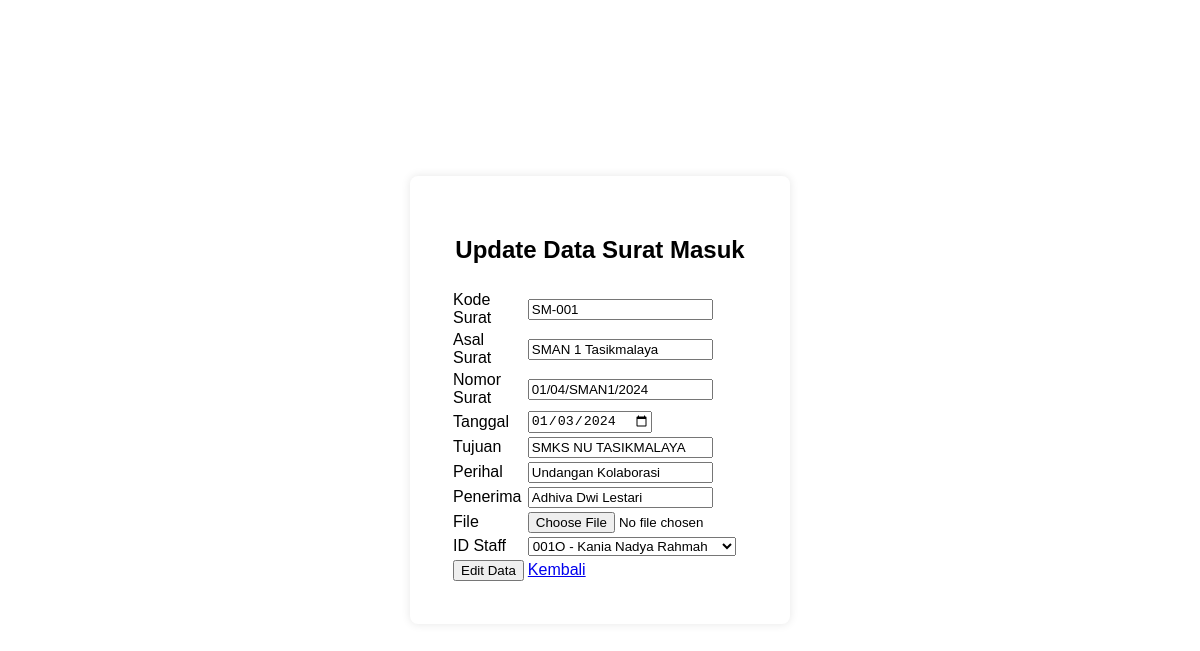
Screenshot of /ubah_masuk.php?id=1 with the database file from the repository.
### tables this page shows
CREATE TABLE `surat_masuk` (
  `id` int(5) NOT NULL,
  `kode_surat` varchar(20) NOT NULL,
  `asal_surat` varchar(50) NOT NULL,
  `nomor_surat` varchar(20) NOT NULL,
  `tanggal` date NOT NULL,
  `kepada` varchar(50) NOT NULL,
  `perihal` varchar(150) NOT NULL,
  `penerima` varchar(40) NOT NULL,
  `file` varchar(355) NOT NULL,
  `id_staff` varchar(50) NOT NULL
);

CREATE TABLE `pegawai` (
  `id` varchar(10) NOT NULL,
  `nuptk` varchar(20) NOT NULL,
  `nama` varchar(50) NOT NULL,
  `jk` varchar(15) NOT NULL,
  `alamat` varchar(50) NOT NULL,
  `jabatan` varchar(20) NOT NULL,
  `tmt` date NOT NULL
);

CREATE TABLE `user` (
  `id_staff` varchar(10) NOT NULL,
  `nuptk` varchar(15) NOT NULL,
  `username` varchar(20) NOT NULL,
  `password` varchar(10) NOT NULL,
  `level` varchar(30) NOT NULL
);

### ubah_masuk.php (the view, shortened to what this page needs)
<?php
require_once("koneksi.php");
$id = $_GET["id"];
$ambil = $db->query("SELECT * FROM surat_masuk WHERE id='$id'");
$data = $ambil->fetch_assoc();
?>
<!DOCTYPE html>
<html lang="en">
<head>
</head>
<body>
    <div class="login-container">
        <h2>Update Data Surat Masuk</h2>
        <table>
            <form action="" method="POST" enctype="multipart/form-data">
                <tr>
                    <td><label for="id"></label></td>
                    <td><input type="hidden" name="id" value="<?= $data['id']; ?>" required></td>
                </tr>
                <tr>
                    <td><label for="kode_surat">Kode Surat </label></td>
                    <td><input type="text" name="kode_surat" value="<?= $data['kode_surat']; ?>" required></td>
                </tr>
                <tr>
                    <td><label for="asal_surat">Asal Surat</label></td>
                    <td><input type="text" name="asal_surat" value="<?= $data['asal_surat']; ?>" required></td>
                </tr>
                <tr>
                    <td><label for="nomor_surat">Nomor Surat </label></td>
                    <td><input type="text" name="nomor_surat" value="<?= $data['nomor_surat']; ?>" required></td>
                </tr>
                <tr>
                    <td><label for="tanggal">Tanggal </label></td>
                    <td><input type="date" name="tanggal" value="<?= $data['tanggal']; ?>" required></td>
                </tr>
                <tr>
                    <td><label for="kepada">Tujuan </label></td>
                    <td><input type="text" name="kepada" value="<?= $data['kepada']; ?>" required></td>
                </tr>
                <tr>
                    <td><label for="perihal">Perihal </label>
                    </td>
                    <td><input type="text" name="perihal" value="<?= $data['perihal']; ?>" required></td>
                </tr>
                <tr>
                    <td><label for="penerima">Penerima </label></td>
                    <td><input type="text" name="penerima" value="<?= $data['penerima']; ?>" required></td>
                </tr>
                <tr>
                    <td><label for="file">File </label></td>
                    <td><input type="file" name="file"></td>
                </tr>
                <tr>
                    <td><label for="id_staff">ID Staff </label></td>
                    <td>
                        <select name="id_staff" required>
                            <?php
                            $query = mysqli_query($db, "SELECT * FROM pegawai inner join user on pegawai.id = user.id_staff");
                            while ($datapegawai = mysqli_fetch_assoc($query)) {
                            ?>
                                <option <?php if ($data['id_staff'] == $datapegawai['id_staff']) echo 'selected'; ?> value="<?= $datapegawai['id_staff'] ?>"><?= $datapegawai['id_staff'] . ' - ' . $datapegawai['nama'] ?></option>
                            <?php } ?>
                        </select>
                    </td>
                </tr>
                <tr>
                    <td><input type="submit" value="Edit Data" name="ubah"></td>
                    <td><a href="s_masuk.php"> Kembali </a></td>
                </tr>
            </form>
        </table>
    </div>
</body>
</html>
</html>

### ubah_masuk.php (style rules this page uses)
body { font-family: sans-serif, sans-serif; background-image: url('assets/img/school.jpg'); background-repeat: no-repeat; background-size: 100%; margin: 0; padding: 0; display: flex; align-items: center; justify-content: center; height: 100vh; }
.login-container { background-color: #fff; border-radius: 8px; box-shadow: 0 0 10px rgba(0, 0, 0, 0.1); padding: 40px; width: 300px; }
.login-container h2 { text-align: center; }

### rows the page displays
surat_masuk: kode_surat "SM-001", asal_surat "SMAN 1 Tasikmalaya", nomor_surat "01/04/SMAN1/2024", tanggal "01/03/2024", kepada "SMKS NU TASIKMALAYA", perihal "Undangan Kolaborasi", penerima "Adhiva Dwi Lestari", id_staff "001O - Kania Nadya Rahmah"
